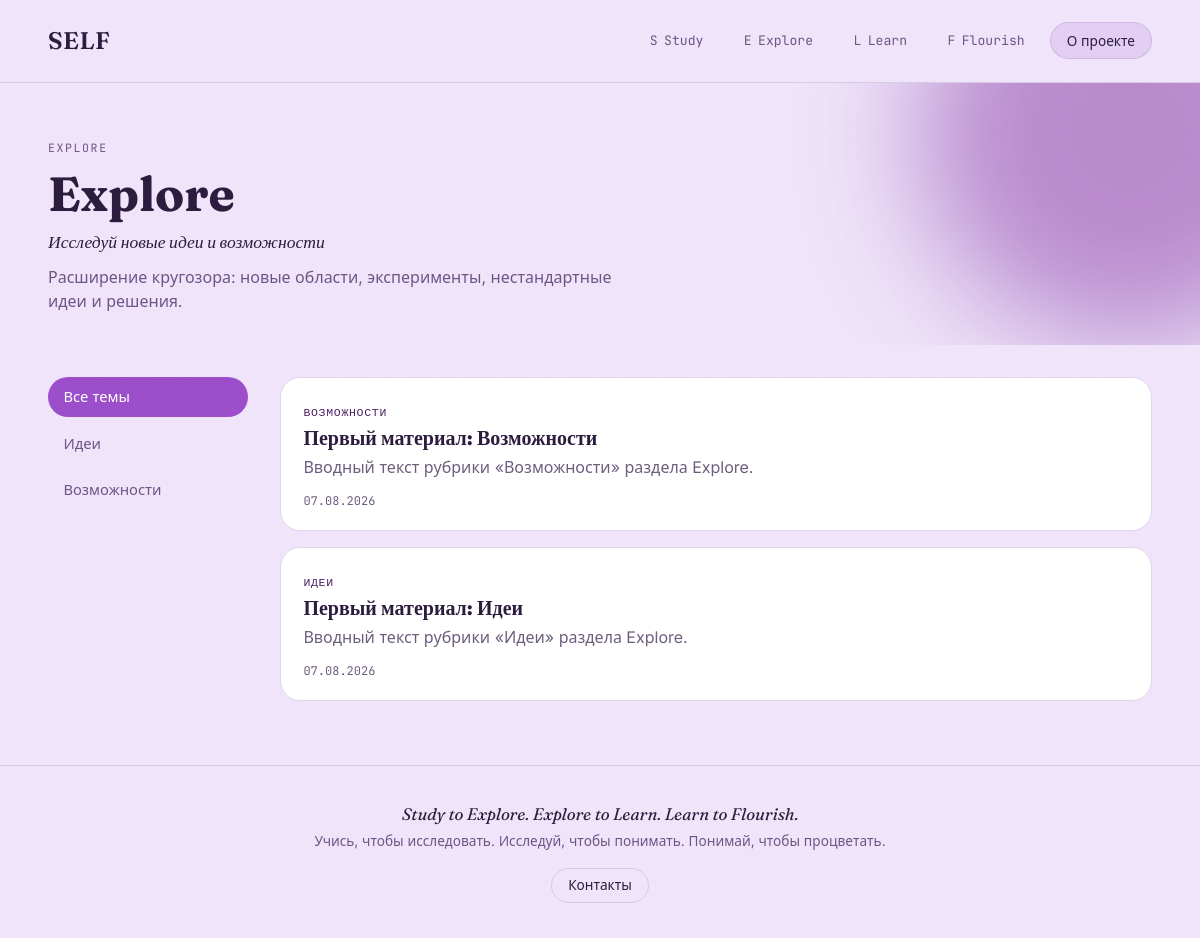
/explore/, run on the app's committed database.
### models.py (models this page shows, shortened)
class Section(db.Model):
    id = db.Column(db.Integer, primary_key=True)
    slug = db.Column(db.String(32), unique=True, nullable=False)      # study / explore / learn / flourish
    name = db.Column(db.String(64), nullable=False)                    # "Study"
    tagline = db.Column(db.String(255))                                 # короткий подзаголовок
    description = db.Column(db.Text)
    accent = db.Column(db.String(16), default="#3B5169")                # HEX цвет раздела для фронта
    order = db.Column(db.Integer, default=0)
    subsections = db.relationship(
        "Subsection", backref="section", order_by="Subsection.order",
        cascade="all, delete-orphan",
    )

class Subsection(db.Model):
    id = db.Column(db.Integer, primary_key=True)
    section_id = db.Column(db.Integer, db.ForeignKey("section.id"), nullable=False)
    slug = db.Column(db.String(64), nullable=False)
    name = db.Column(db.String(128), nullable=False)
    description = db.Column(db.Text)
    order = db.Column(db.Integer, default=0)
    posts = db.relationship(
        "Post", backref="subsection", order_by="Post.published_at.desc()",
        cascade="all, delete-orphan",
    )
    __table_args__ = (
        db.UniqueConstraint("section_id", "slug", name="uq_subsection_slug_per_section"),
    )

class Post(db.Model):
    id = db.Column(db.Integer, primary_key=True)
    subsection_id = db.Column(db.Integer, db.ForeignKey("subsection.id"), nullable=False)
    title = db.Column(db.String(255), nullable=False)
    slug = db.Column(db.String(255), unique=True, nullable=False)
    summary = db.Column(db.String(500))                # короткий анонс для карточек/превью
    content = db.Column(db.Text, nullable=False)        # markdown
    content_type = db.Column(db.String(16), default="text")   # text | video | audio | gallery
    cover_image_url = db.Column(db.String(512))
    author = db.Column(db.String(128), default="SELF")
    published = db.Column(db.Boolean, default=True)
    created_at = db.Column(db.DateTime, default=datetime.utcnow)
    updated_at = db.Column(db.DateTime, default=datetime.utcnow, onupdate=datetime.utcnow)
    published_at = db.Column(db.DateTime, default=datetime.utcnow)
    source = db.Column(db.String(16), default="web")          # web | bot
    telegram_message_id = db.Column(db.BigInteger, index=True, nullable=True)
    tags = db.relationship("Tag", secondary=post_tags, backref="posts")

### routes/sections.py (the view)
@bp.route("/<section_slug>/")
def section_view(section_slug):
    section = Section.query.filter_by(slug=section_slug).first_or_404()
    tag_slug = request.args.get("tag")
    posts_query = (
        Post.query.join(Subsection)
        .filter(Subsection.section_id == section.id, Post.published.is_(True))
    )
    if tag_slug:
        posts_query = posts_query.filter(Post.tags.any(slug=tag_slug))
    posts = posts_query.order_by(Post.published_at.desc()).all()
    return render_template(
        "section.html", section=section, posts=posts, active_subsection=None, active_tag=tag_slug
    )

### templates/section.html (shortened to what this page needs)
{% extends "base.html" %}
{% block content %}
<section class="section-hero section-hero--{{ section.slug }}">
  <p class="eyebrow">{{ section.slug }}</p>
  <h1>{{ section.name }}</h1>
  <p class="section-tagline">{{ section.tagline }}</p>
  {% if section.description %}<p class="section-desc">{{ section.description }}</p>{% endif %}
</section>
<div class="section-body">
  <aside class="subsection-nav">
    <a href="{{ url_for('sections.section_view', section_slug=section.slug) }}"
       class="subsection-link {{ 'is-active' if not active_subsection }}">Все темы</a>
    {% for sub in section.subsections %}
      <a href="{{ url_for('sections.subsection_view', section_slug=section.slug, subsection_slug=sub.slug) }}"
         class="subsection-link {{ 'is-active' if active_subsection and active_subsection.id == sub.id }}">{{ sub.name }}</a>
    {% endfor %}
  </aside>
  <div class="post-list">
    {% if posts %}
      {% for post in posts %}
      <a href="{{ url_for('sections.post_view', post_slug=post.slug) }}" class="post-card post-card--{{ section.slug }}">
        <span class="post-card-sub">{{ post.subsection.name }}</span>
        <h2>{{ post.title }}</h2>
        {% if post.summary %}<p>{{ post.summary }}</p>{% endif %}
        <time>{{ post.published_at.strftime('%d.%m.%Y') }}</time>
      </a>
      {% endfor %}
    {% else %}
      <p class="empty-state">Здесь пока пусто — материалы скоро появятся.</p>
    {% endif %}
  </div>
</div>
{% endblock %}

### static/css/style.css (style rules this page uses)
:root { color-scheme: light; --canvas: #EFE4FA; --canvas-ink: #2B1B3D; --canvas-ink-soft: #6C5484; --canvas-line: rgba(43, 27, 61, 0.12); --canvas-raised: #E4D4F3; --orb-ink: #FBF7FE; --paper: #F9F5FC; --paper-raised: #FFFFFF; --ink: #221730; --ink-soft: #6C5C7C; --line: #E1D5EC; --accent: #9B4DCA; --accent-soft: #D79FE8; --accent-deep: #4A1F63; --study: #5B2A7A; --explore: #8B3FA8; --learn: #B15AC4; --flourish: #E08FD1; --study-ink: #FFFFFF; --explore-ink: #FFFFFF; --learn-ink: #FFFFFF; --flourish-ink: #3A1650; --font-display: "Fraunces", serif; --font-body: "Inter", system-ui, sans-serif; --font-mono: "JetBrains Mono", ui-monospace, monospace; --radius: 4px; --radius-lg: 20px; }
* { box-sizing: border-box; }
html { scroll-behavior: smooth; }
body { margin: 0; background: var(--canvas); color: var(--canvas-ink); font-family: var(--font-body); line-height: 1.5; -webkit-font-smoothing: antialiased; position: relative; }
a { color: inherit; text-decoration: none; }
h1, h2, h3, h4, h5, h6 { font-family: var(--font-display); color: var(--canvas-ink); line-height: 1.2; margin: 1.4em 0 0.6em; }
p { color: var(--canvas-ink); margin: 0 0 1em; max-width: 72ch; }
.eyebrow { font-family: var(--font-mono); text-transform: uppercase; letter-spacing: 0.14em; font-size: 0.72rem; color: var(--canvas-ink-soft); margin: 0 0 0.6rem; }
.section-hero { position: relative; padding: clamp(2rem, 5vw, 3.5rem) clamp(1.2rem, 4vw, 3rem) 2rem; max-width: 1200px; margin: 0 auto; overflow: hidden; }
.section-hero::before { content: ""; position: absolute; width: 420px; height: 420px; right: -140px; top: -160px; border-radius: 50%; filter: blur(60px); opacity: 0.55; z-index: 0; }
.section-hero--explore::before { background: var(--explore); }
.section-hero h1, .section-tagline, .section-desc, .section-hero .eyebrow { position: relative; z-index: 1; }
.section-hero h1 { font-family: var(--font-display); font-size: clamp(2rem, 5vw, 3rem); margin: 0 0 0.4rem; color: var(--canvas-ink); }
.section-tagline { font-style: italic; font-family: var(--font-display); font-size: 1.1rem; margin: 0 0 0.6rem; color: var(--canvas-ink); }
.section-desc { color: var(--canvas-ink-soft); max-width: 60ch; margin: 0; }
.section-body { display: grid; grid-template-columns: 200px 1fr; gap: 2rem; padding: 2rem clamp(1.2rem, 4vw, 3rem) 4rem; max-width: 1200px; margin: 0 auto; }
.subsection-nav { display: flex; flex-direction: column; gap: 0.4rem; position: sticky; top: 1.5rem; align-self: start; }
.subsection-link { padding: 0.5rem 0.9rem; border-radius: 999px; color: var(--canvas-ink-soft); font-size: 0.92rem; border: 1px solid transparent; white-space: nowrap; }
.subsection-link.is-active { background: var(--accent); color: #fff; }
.post-list { display: flex; flex-direction: column; gap: 1rem; }
.post-card { border: 1px solid var(--line); border-radius: var(--radius-lg); padding: 1.2rem 1.4rem; background: var(--paper-raised); color: var(--ink); display: block; transition: transform 0.15s, box-shadow 0.15s; }
.post-card-sub { font-family: var(--font-mono); font-size: 0.72rem; color: var(--accent-deep); text-transform: uppercase; letter-spacing: 0.06em; }
.post-card h2 { font-family: var(--font-display); font-size: 1.25rem; margin: 0.3rem 0; }
.post-card p { margin: 0 0 0.5rem; color: var(--ink-soft); }
.post-card time { font-family: var(--font-mono); font-size: 0.75rem; color: var(--ink-soft); }

### data on the page
Section: slug "EXPLORE", name "Explore", tagline "Исследуй новые идеи и возможности", description "Расширение кругозора: новые области, эксперименты, нестандартные идеи и решения."
Subsection: name "Идеи"
Subsection: name "Возможности"
Post: subsection.name "ВОЗМОЖНОСТИ", title "Первый материал: Возможности", summary "Вводный текст рубрики «Возможности» раздела Explore.", published_at "07.08.2026"
Post: subsection.name "ИДЕИ", title "Первый материал: Идеи", summary "Вводный текст рубрики «Идеи» раздела Explore.", published_at "07.08.2026"

### other printed values
{{ s[0]|upper }} "S" "E" "L" "F"
{{ s|capitalize }} "Study" "Explore" "Learn" "Flourish"
